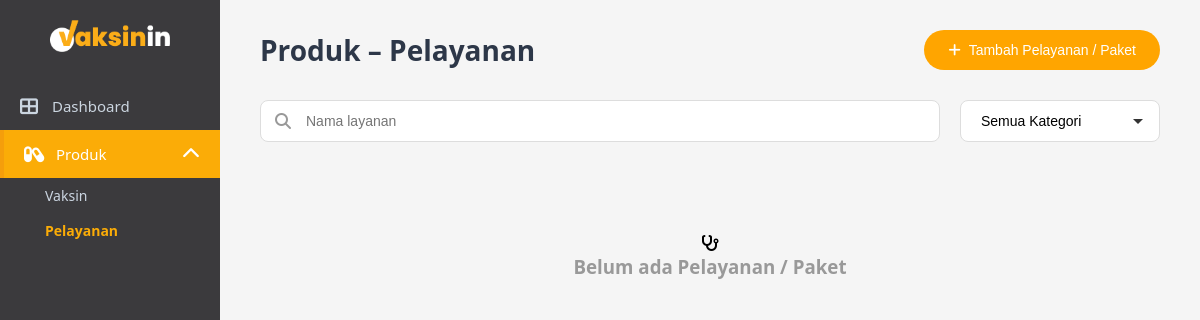
Before: /admin/products_pelayanan.php with the older database file.
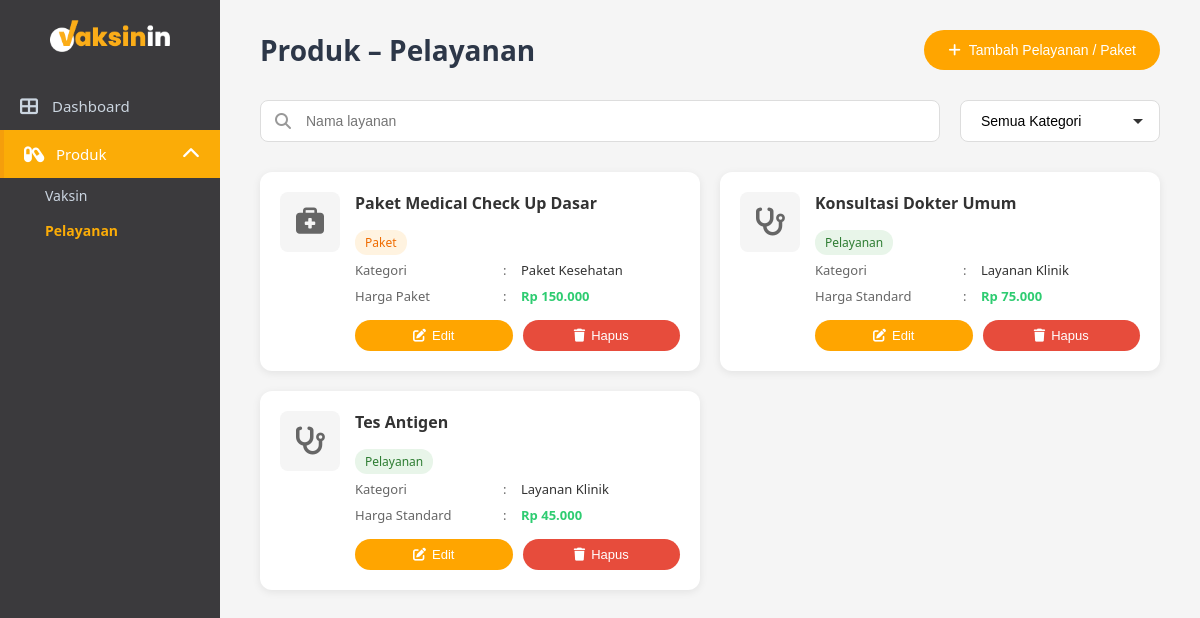
After: the same page with the newer database file.
### tables this page shows
CREATE TABLE `services` (
  `id` int NOT NULL,
  `kategori` varchar(100) DEFAULT NULL,
  `nama_layanan` varchar(255) DEFAULT NULL,
  `harga` int DEFAULT '0',
  `harga_special` int DEFAULT NULL,
  `harga_diskon` int DEFAULT NULL,
  `periode_diskon` varchar(100) DEFAULT NULL,
  `deskripsi` text,
  `image` varchar(255) DEFAULT NULL,
  `created_at` timestamp NOT NULL DEFAULT CURRENT_TIMESTAMP,
  `product_category` enum('vaksin','pelayanan','paket') NOT NULL DEFAULT 'vaksin',
  `kode_paket` varchar(50) DEFAULT NULL,
  `jenis` varchar(50) DEFAULT NULL,
  `durasi_layanan` int DEFAULT NULL,
  `expired_date` date DEFAULT NULL,
  `batch_number` varchar(100) DEFAULT NULL,
  `stock` int DEFAULT '0',
  `low_stock` int DEFAULT '10'
);

### admin/products_pelayanan.php (the view, shortened to what this page needs)
<?php
include "../config.php";
$current_page = basename($_SERVER['PHP_SELF']);
$search = isset($_GET['search']) ? $_GET['search'] : '';
$where_conditions = [];
$where_conditions[] = "product_category IN ('pelayanan','paket')";
$where_sql = "WHERE " . implode(" AND ", $where_conditions);
$sql = "SELECT * FROM services $where_sql ORDER BY created_at DESC";
$stmt = $conn->prepare($sql);
$stmt->execute();
$products = $stmt->get_result();
?>
<!DOCTYPE html>
<html lang="id">
<head>
    <link rel="stylesheet" href="css/admin.css">
    <link rel="stylesheet" href="css/sidebar-toggle.css">
    <link rel="stylesheet" href="css/products.css">
    <link rel="stylesheet" href="https://cdnjs.cloudflare.com/ajax/libs/font-awesome/6.4.0/css/all.min.css">
</head>
<body>
<div class="sidebar">
    <div class="logo">
        <img src="vaksinin-logo.png" class="logo-full">
    </div>
    <nav class="nav-menu">
        <a href="dashboard.php" class="nav-item">
            <i class="fas fa-th-large"></i><span>Dashboard</span>
        </a>
        <a href="javascript:void(0)"
           class="nav-item has-submenu <?= in_array($current_page, ['products.php','products_pelayanan.php']) ? 'active open' : '' ?>"
           onclick="toggleSubmenu(this)">
            <i class="fas fa-capsules"></i>
            <span>Produk</span>
            <i class="fas fa-chevron-down arrow"></i>
        </a>
        <ul class="submenu <?= in_array($current_page, ['products.php','products_pelayanan.php']) ? 'open' : '' ?>">
            <li><a href="products.php">Vaksin</a></li>
            <li><a href="products_pelayanan.php" class="active">Pelayanan</a></li>
        </ul>
    </nav>
</div>
<div class="main-content">
<header class="page-header">
    <h1>Produk – Pelayanan</h1>
    <button class="btn-add-product" onclick="location.href='add_pelayanan.php'">
        <i class="fas fa-plus"></i> Tambah Pelayanan / Paket
    </button>
</header>
<div class="search-filter-section">
    <div class="search-box">
        <i class="fas fa-search"></i>
        <input type="text" id="searchInput" placeholder="Nama layanan"
               value="<?= htmlspecialchars($search) ?>" onkeyup="handleSearch()">
    </div>
    <select id="kategoriFilter"
        class="filter-dropdown"
        onchange="handleFilter()">
        <option value="">Semua Kategori</option>
    </select>
</div>
<div class="products-container">
<?php if ($products->num_rows > 0): ?>
<?php while ($product = $products->fetch_assoc()): ?>
<div class="product-card">
    <div class="product-icon">
        <?php if ($product['product_category'] === 'paket'): ?>
            <i class="fas fa-briefcase-medical"></i>
        <?php else: ?>
            <i class="fas fa-stethoscope"></i>
        <?php endif; ?>
    </div>
    <div class="product-content">
        <h3 class="product-name">
            <?= htmlspecialchars($product['nama_layanan']) ?>
        </h3>
        <span class="badge <?= $product['product_category'] === 'paket' ? 'badge-paket' : 'badge-pelayanan' ?>">
            <?= ucfirst($product['product_category']) ?>
        </span>
        <div class="product-details">
        <?php if ($product['product_category'] === 'pelayanan'): ?>
            <div class="detail-row">
                <span class="detail-label">Kategori</span>
                <span class="detail-separator">:</span>
                <span class="detail-value">
                    <?= htmlspecialchars($product['kategori']) ?>
                </span>
            </div>
            <div class="detail-row">
                <span class="detail-label">Harga Standard</span>
                <span class="detail-separator">:</span>
                <span class="detail-value price">
                    Rp <?= number_format($product['harga'], 0, ',', '.') ?>
                </span>
            </div>
        <?php endif; ?>
        <?php if ($product['product_category'] === 'paket'): ?>
            <div class="detail-row">
                <span class="detail-label">Kategori</span>
                <span class="detail-separator">:</span>
                <span class="detail-value">
                    <?= htmlspecialchars($product['kategori']) ?>
                </span>
            </div>
            <div class="detail-row">
                <span class="detail-label">Harga Paket</span>
                <span class="detail-separator">:</span>
                <span class="detail-value price">
                    Rp <?= number_format($product['harga'], 0, ',', '.') ?>
                </span>
            </div>
        <?php endif; ?>
    </div>
        <div class="product-actions">
            <button class="btn-edit"
                onclick="location.href='edit_product.php?id=<?= $product['id'] ?>'">
                <i class="fas fa-edit"></i> Edit
            </button>
            <button class="btn-delete"
                onclick="deleteProduct(<?= $product['id'] ?>)">
                <i class="fas fa-trash"></i> Hapus
            </button>
        </div>
    </div>
</div>
<?php endwhile; ?>
<?php else: ?>
    <div class="empty-state">
        <i class="fas fa-stethoscope"></i>
        <h3>Belum ada Pelayanan / Paket</h3>
    </div>
<?php endif; ?>
</div>
</div>
</body>
</html>

### admin/css/admin.css (style rules this page uses)
* { margin: 0; padding: 0; box-sizing: border-box; }
body { font-family: 'Segoe UI', Tahoma, Geneva, Verdana, sans-serif; background: #f5f5f5; display: flex; min-height: 100vh; }
.main-content { margin-left: 220px; flex: 1; padding: 30px 40px; background: #f5f5f5; }
.page-header { margin-bottom: 25px; }
.page-header h1 { font-size: 28px; color: #2d3748; font-weight: 600; }

### admin/css/sidebar-toggle.css (style rules this page uses)
.sidebar { width: 220px; background: #3b3a3d; color: white; padding: 20px 0; position: fixed; height: 100vh; left: 0; top: 0; transition: width 0.3s ease; display: flex; flex-direction: column; }
.sidebar .logo { padding: 0 20px 30px; text-align: center; cursor: pointer; transition: all 0.3s ease; display: flex; justify-content: center; align-items: center; }
.sidebar .logo img { max-width: 120px; border-radius: 8px; transition: all 0.3s ease; margin: 0 auto; }
.sidebar .logo .logo-full { display: block; }
.nav-menu { padding: 0; }
.nav-item { display: flex; align-items: center; gap: 12px; padding: 14px 20px; color: #cbd5e0; text-decoration: none; transition: all 0.3s; font-size: 15px; position: relative; }
.nav-item i { font-size: 18px; width: 20px; min-width: 20px; transition: all 0.3s ease; }
.nav-item span { opacity: 1; transition: opacity 0.3s ease, width 0.3s ease; white-space: nowrap; }
.nav-item.active { background: #fbac07; color: white; border-left: 4px solid #f59e0b; }
.submenu { list-style: none; padding-left: 45px; max-height: 0; overflow: hidden; transition: max-height 0.3s ease; }
.submenu li a { display: block; padding: 8px 0; font-size: 14px; color: #cbd5e1; text-decoration: none; }
.nav-item .arrow { margin-left: auto; transition: transform 0.3s; }
.submenu.open { max-height: 200px; }
.nav-item.open .arrow { transform: rotate(180deg); }
.submenu a.active { color: #fbac07; font-weight: 600; }
.main-content { margin-left: 220px; transition: margin-left 0.3s ease; width: calc(100% - 220px); }

Changed rows visible on the page:
added services: nama_layanan "Paket Medical Check Up Dasar", product_category "Paket", kategori "Paket Kesehatan", harga "150.000"
added services: nama_layanan "Konsultasi Dokter Umum", product_category "Pelayanan", kategori "Layanan Klinik", harga "75.000"
added services: nama_layanan "Tes Antigen", product_category "Pelayanan", kategori "Layanan Klinik", harga "45.000"
Other visible differences:
text no longer shown: "Belum ada Pelayanan / Paket"
